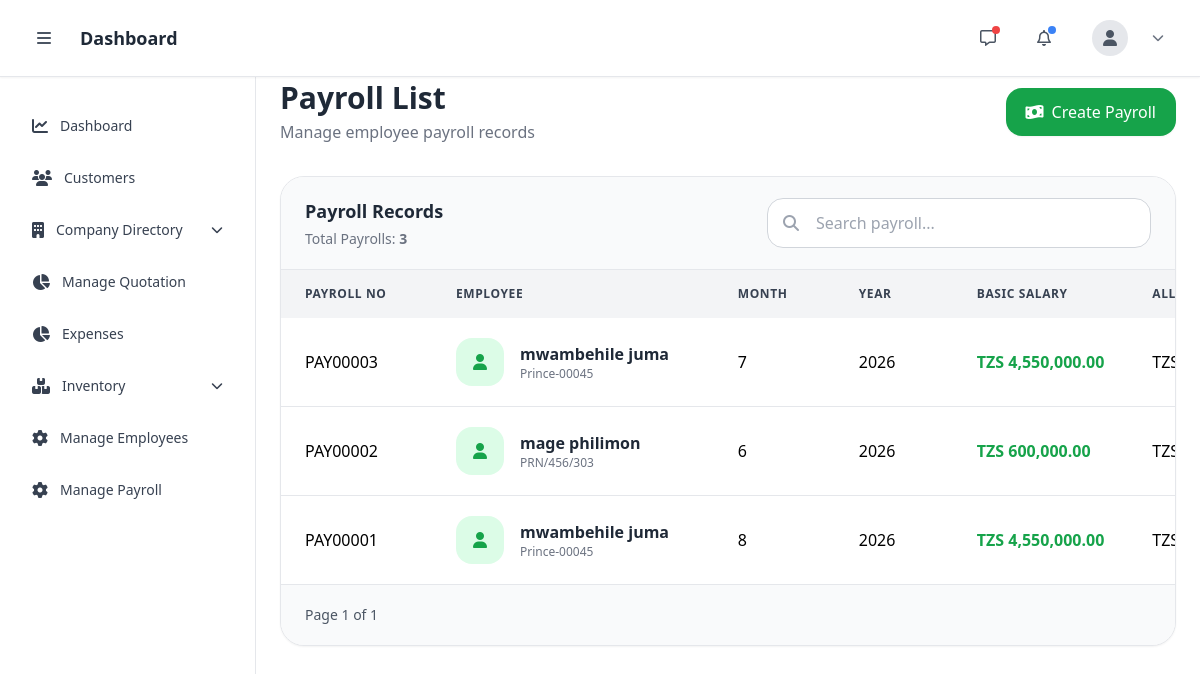
/payroll/admin_payroll/, run on the app's committed database.
### payroll/models.py (models this page shows, shortened)
class Payroll(models.Model):
    STATUS_CHOICES = (
        ('draft', 'Draft'),
        ('processed', 'Processed'),
        ('paid', 'Paid'),
    )
    company = models.ForeignKey(Company, on_delete=models.CASCADE)
    employee = models.ForeignKey(Employee, on_delete=models.CASCADE)
    payroll_number = models.CharField(max_length=100, unique=True)
    basic_salary = models.DecimalField(max_digits=18, decimal_places=2)
    allowance = models.DecimalField(max_digits=18, decimal_places=2, default=0)
    deduction = models.DecimalField(max_digits=18, decimal_places=2, default=0)
    tax = models.DecimalField(max_digits=18, decimal_places=2, default=0)
    net_salary = models.DecimalField(max_digits=18, decimal_places=2, blank=True)
    payroll_month = models.IntegerField()
    payroll_year = models.IntegerField()
    status = models.CharField(max_length=20, choices=STATUS_CHOICES, default='draft')
    processed_by = models.ForeignKey(User, on_delete=models.SET_NULL, null=True)
    processed_at = models.DateTimeField(blank=True, null=True)
    created_at = models.DateTimeField(auto_now_add=True)
    updated_at = models.DateTimeField(auto_now=True)

class Employee(models.Model):
    STATUS_CHOICES = (
        ('active', 'Active'),
        ('inactive', 'Inactive'),
        ('terminated', 'Terminated'),
    )
    user = models.OneToOneField(
        User,
        on_delete=models.CASCADE
    )
    employee_id = models.CharField(
        max_length=100,
        unique=True
    )
    salary = models.DecimalField(
        max_digits=18,
        decimal_places=2
    )
    hire_date = models.DateField()
    employment_status = models.CharField(
        max_length=20,
        choices=STATUS_CHOICES,
        default='active'
    )
    created_at = models.DateTimeField(auto_now_add=True)
    updated_at = models.DateTimeField(auto_now=True)

### accounts/models.py (models this page shows, shortened)
class User(AbstractBaseUser, PermissionsMixin):
    company = models.ForeignKey(
        Company,
        on_delete=models.SET_NULL,
        null=True,
        blank=True
    )
    branch = models.ForeignKey(
        Branch,
        on_delete=models.SET_NULL,
        null=True,
        blank=True
    )
    department = models.ForeignKey(
        Department,
        on_delete=models.SET_NULL,
        null=True,
        blank=True
    )
    position = models.ForeignKey(
        Position,
        on_delete=models.SET_NULL,
        null=True,
        blank=True
    )
    email = models.EmailField(unique=True)
    first_name = models.CharField(
        max_length=50,
        blank=True,
        null=True
    )
    last_name = models.CharField(
        max_length=50,
        blank=True,
        null=True
    )
    contact = models.CharField(
        max_length=13,
        blank=True,
        null=True,
        validators=[
            RegexValidator(
                regex=r'^(?:\+255|0)[67][0-9]{8}$',
                message='Enter valid Tanzanian number'
            )
        ]
    )
    is_active = models.BooleanField(default=True)
    is_staff = models.BooleanField(default=False)
    date_joined = models.DateTimeField(
        default=timezone.now
    )
    updated_at = models.DateTimeField(auto_now=True)
    objects = CustomUserManager()
    USERNAME_FIELD = 'email'
    REQUIRED_FIELDS = []

### payroll/views.py (the view)
def admin_payroll_list(request):
    payrolls = Payroll.objects.select_related(
        "employee",
        "employee__user"
    ).order_by("-id")
    paginator = Paginator(payrolls, 20)
    page_number = request.GET.get("page")
    payrolls = paginator.get_page(page_number)
    return render(
        request,
        "employee/payroll_list.html",
        {
            "payrolls": payrolls
        }
    )

### templates/employee/payroll_list.html (shortened to what this page needs)
{% extends 'manager/base.html' %}
{% load humanize %}
{% block content %}
{% include 'manager/nav.html' %}
{% include 'manager/sidebar.html' %}
<div class="sm:ml-64 min-h-screen pt-20 px-4 md:px-6 pb-10">
    <div class="max-w-7xl mx-auto">
        <div class="flex flex-col lg:flex-row lg:items-center lg:justify-between gap-4 mb-8">
            <div>
                <h1 class="text-3xl font-bold text-gray-800">
                    Payroll List
                </h1>
                <p class="text-gray-500 mt-1">
                    Manage employee payroll records
                </p>
            </div>
            <a href="{% url 'admin_create_payroll' %}"
               class="inline-flex items-center gap-2 px-5 py-3 bg-green-600 hover:bg-green-700 text-white rounded-2xl shadow-sm transition">
                <i class="fa-solid fa-money-bill-wave"></i>
                <span>Create Payroll</span>
            </a>
        </div>
        <div class="bg-white border border-gray-200 rounded-3xl shadow-sm overflow-hidden">
            <div class="px-6 py-5 border-b border-gray-200 bg-gray-50">
                <div class="flex flex-col lg:flex-row lg:items-center lg:justify-between gap-5">
                    <div>
                        <h2 class="text-lg font-semibold text-gray-800">
                            Payroll Records
                        </h2>
                        <p class="text-sm text-gray-500 mt-1">
                            Total Payrolls:
                            <span class="font-semibold">
                                {{ payrolls.paginator.count }}
                            </span>
                        </p>
                    </div>
                    <div class="w-full lg:w-96">
                        <div class="relative">
                            <div class="absolute inset-y-0 left-0 flex items-center pl-4 text-gray-400">
                                <i class="fa-solid fa-magnifying-glass"></i>
                            </div>
                            <input
                                type="text"
                                id="payrollSearch"
                                placeholder="Search payroll..."
                                class="w-full pl-12 pr-4 py-3 rounded-2xl border border-gray-300 focus:ring-2 focus:ring-green-500 focus:border-green-500 outline-none">
                        </div>
                    </div>
                </div>
            </div>
            <div class="overflow-x-auto w-full">
                <table class="min-w-[1800px] table-fixed">
                    <thead class="bg-gray-100 text-gray-700 uppercase text-xs tracking-wider">
                        <tr>
                            <th class="w-40 px-6 py-4 text-left">
                                Payroll No
                            </th>
                            <th class="w-72 px-6 py-4 text-left">
                                Employee
                            </th>
                            <th class="w-32 px-6 py-4 text-left">
                                Month
                            </th>
                            <th class="w-32 px-6 py-4 text-left">
                                Year
                            </th>
                            <th class="w-40 px-6 py-4 text-left">
                                Basic Salary
                            </th>
                            <th class="w-40 px-6 py-4 text-left">
                                Allowance
                            </th>
                        </tr>
                    </thead>
                    <tbody id="payrollTable" class="divide-y divide-gray-200 bg-white">
                        {% for payroll in payrolls %}
                        <tr class="hover:bg-gray-50 transition">
                            <td class="px-6 py-5 whitespace-nowrap font-medium">
                                {{ payroll.payroll_number }}
                            </td>
                            <td class="px-6 py-5 whitespace-nowrap">
                                <div class="flex items-center gap-4">
                                    <div class="w-12 h-12 rounded-2xl bg-green-100 flex items-center justify-center text-green-600">
                                        <i class="fa-solid fa-user"></i>
                                    </div>
                                    <div>
                                        <h3 class="font-semibold text-gray-800">
                                            {{ payroll.employee.user.first_name }}
                                            {{ payroll.employee.user.last_name }}
                                        </h3>
                                        <p class="text-xs text-gray-500">
                                            {{ payroll.employee.employee_id }}
                                        </p>
                                    </div>
                                </div>
                            </td>
                            <td class="px-6 py-5 whitespace-nowrap">
                                {{ payroll.payroll_month }}
                            </td>
                            <td class="px-6 py-5 whitespace-nowrap">
                                {{ payroll.payroll_year }}
                            </td>
                            <td class="px-6 py-5 whitespace-nowrap text-green-600 font-semibold">
                                TZS {{ payroll.basic_salary|intcomma }}
                            </td>
                            <td class="px-6 py-5 whitespace-nowrap">
                                TZS {{ payroll.allowance|intcomma }}
                            </td>
                        </tr>
                        {% endfor %}
                    </tbody>
                </table>
            </div>
            <div class="flex justify-between items-center px-6 py-5 border-t bg-gray-50">
                <p class="text-sm text-gray-600">
                    Page {{ payrolls.number }} of {{ payrolls.paginator.num_pages }}
                </p>
            </div>
        </div>
    </div>
</div>
{% endblock %}

### data on the page
Payroll: payroll_number "PAY00003", employee.user.first_name "mwambehile", employee.user.last_name "juma", employee.employee_id "Prince-00045", payroll_month "7", payroll_year "2026", basic_salary "4,550,000.00"
Payroll: payroll_number "PAY00002", employee.user.first_name "mage", employee.user.last_name "philimon", employee.employee_id "PRN/456/303", payroll_month "6", payroll_year "2026", basic_salary "600,000.00"
Payroll: payroll_number "PAY00001", employee.user.first_name "mwambehile", employee.user.last_name "juma", employee.employee_id "Prince-00045", payroll_month "8", payroll_year "2026", basic_salary "4,550,000.00"

### other printed values
{{ payrolls.paginator.count }} "3"
{{ payrolls.number }} "1"
{{ payrolls.paginator.num_pages }} "1"
